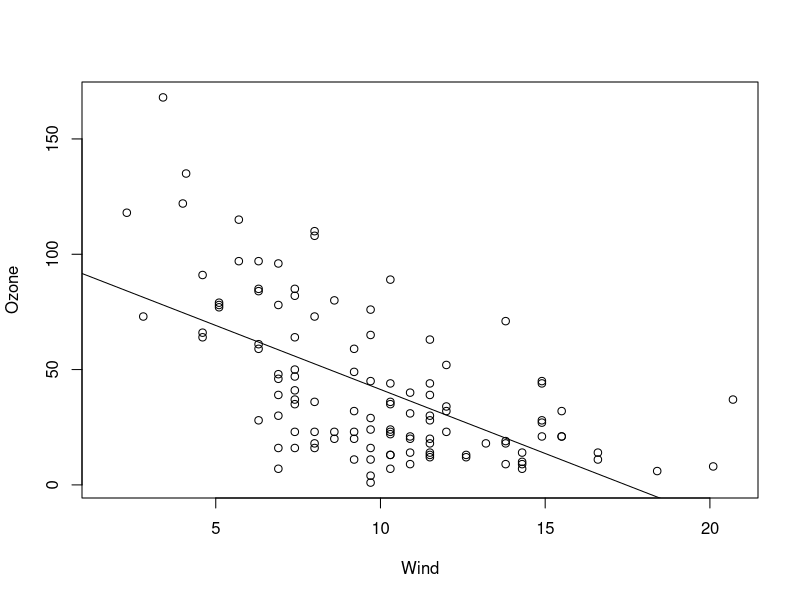
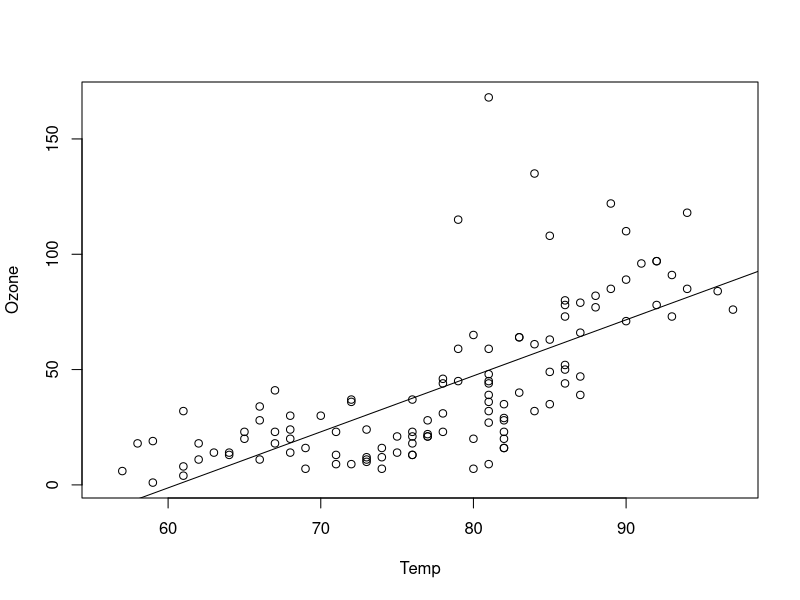
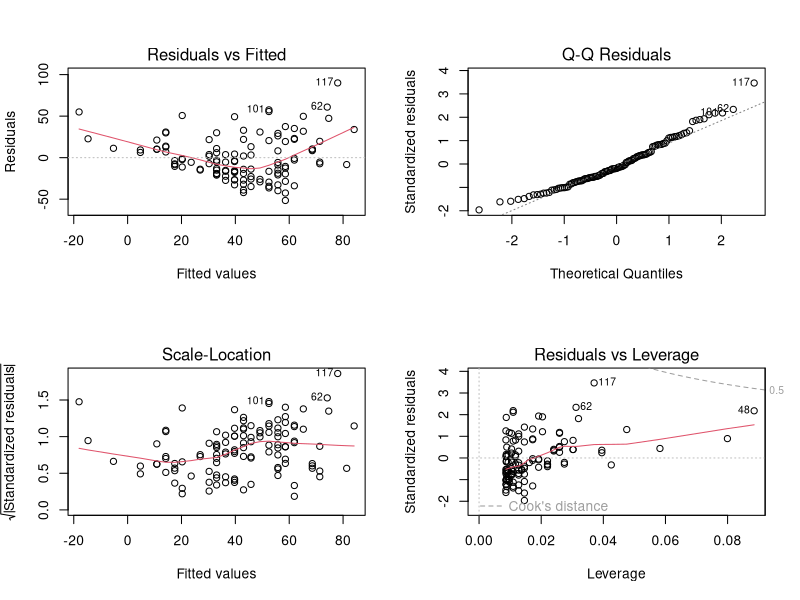
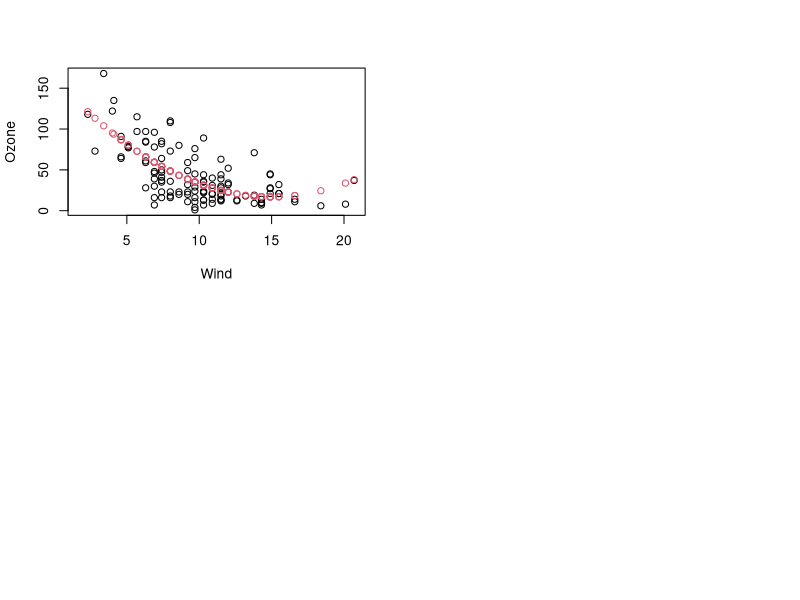

R code for these plots, in order:
## ----GetData, eval=FALSE-------------------------------------------------
data(airquality) 

## ----OzoneLM1------------------------------------------------------------
Ozone.lm1 = lm(Ozone~Wind, data=airquality) 
Ozone.lm1 
summary(Ozone.lm1) 
anova(Ozone.lm1) 
Ozone.lm2 = lm(Ozone~Temp, data=airquality) 
summary(Ozone.lm2) 
anova(Ozone.lm2) 

## ----GetDetails----------------------------------------------------------
names(Ozone.lm1) 
names(summary(Ozone.lm1)) 
summary(Ozone.lm1)$r.squared 

## ----OzoneWindWithLine---------------------------------------------------
attach(airquality) 
plot(Ozone~Wind) 
abline(Ozone.lm1) 

## ----OzoneTempWithLine---------------------------------------------------
plot(Ozone~Temp) 
abline(Ozone.lm2) 
detach(airquality) 

## ----OzoneWindResidPlots-------------------------------------------------
par(mfrow=c(2,2)) 
plot(Ozone.lm1) 

## ----GetValues1----------------------------------------------------------
Ozone.resid1 = resid(Ozone.lm1) 
Ozone.fitted1 = fitted(Ozone.lm1) 
Ozone.lev1 = hatvalues(Ozone.lm1) 

## ----Leverages-----------------------------------------------------------
mean(Ozone.lev1) 
max(Ozone.lev1) 
Ozone.lev1[Ozone.lev1>2*mean(Ozone.lev1)] 

## ----OzonePoly2----------------------------------------------------------
Ozone.poly2 = lm(Ozone~poly(Wind,2, raw=TRUE), data=airquality) 
summary(Ozone.poly2) 

## ----OzonePoly3----------------------------------------------------------
Ozone.poly3 = lm(Ozone~poly(Wind,3, raw=TRUE), data=airquality) 

## ----OzoneANOVA----------------------------------------------------------
anova(Ozone.lm1, Ozone.poly2, Ozone.poly3) 

## ----QuadAddPoints-------------------------------------------------------
plot(Ozone~Wind, data=airquality) 
points(airquality$Wind[!is.na(airquality$Ozone)], fitted(Ozone.poly2), col=2) 

## ----OzoneLM3------------------------------------------------------------
Ozone.lm3 = lm(Ozone~Wind+Temp, data=airquality) 

## ----OzoneLM4------------------------------------------------------------
Ozone.lm4 = lm(Ozone~poly(Wind,2)+Temp, data=airquality) 

## ----OzoneANOVA2---------------------------------------------------------
anova(Ozone.lm2, Ozone.lm3, Ozone.lm4) 

## ----OzoneLM5------------------------------------------------------------
Ozone.lm5 = lm(Ozone~poly(Wind,2)*Temp, data=airquality) 
summary(Ozone.lm5) 

## ----OzoneANOVA3---------------------------------------------------------
anova(Ozone.lm5, Ozone.lm4) 

